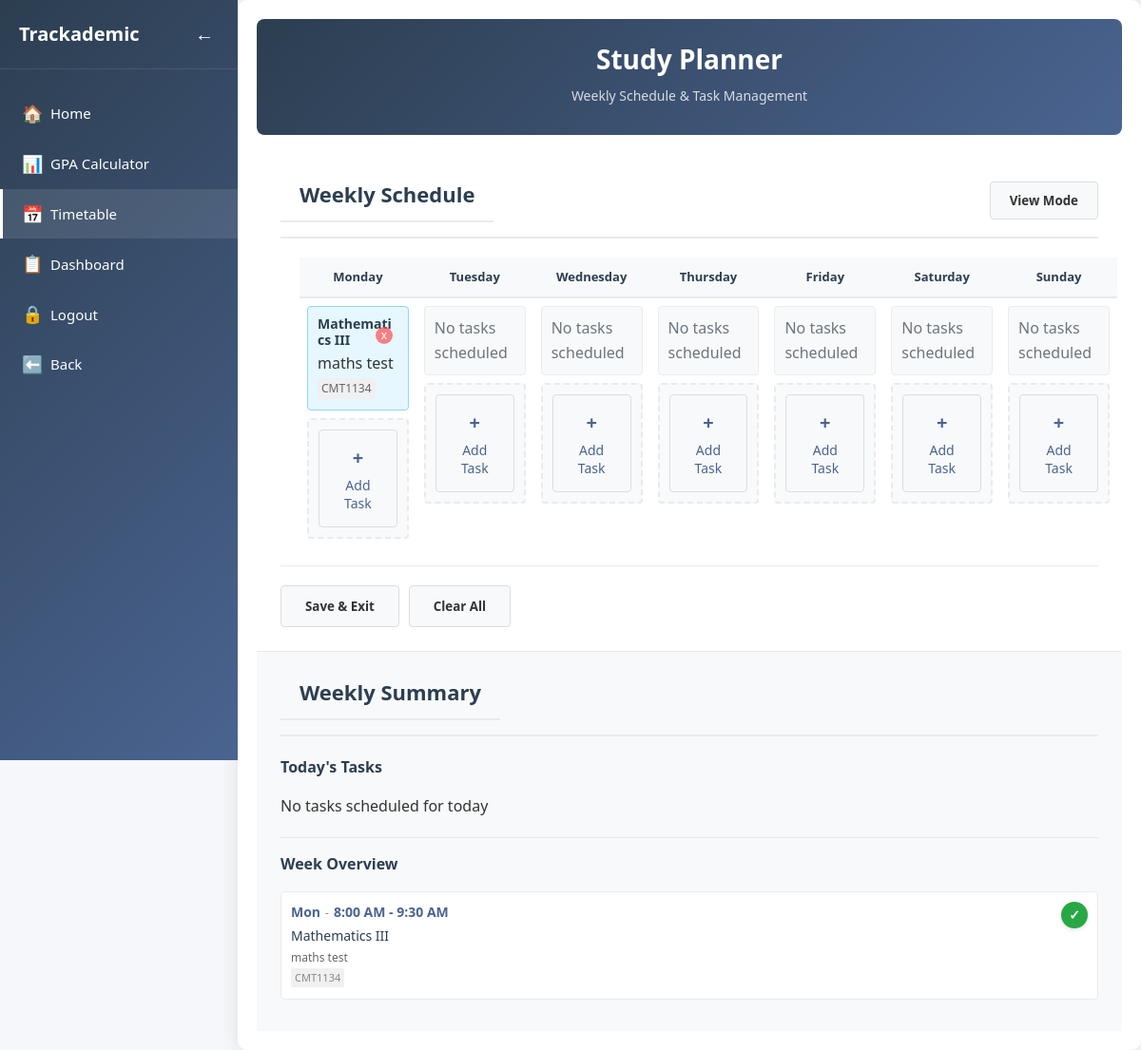
Screenshot of /trackademic/edit_timetable (signed in) with the database file from the repository.
### tables this page shows
CREATE TABLE timetable (
        timetable_id INTEGER PRIMARY KEY AUTOINCREMENT,
        subject_id INTEGER NOT NULL,
        user_id INTEGER NOT NULL,
        day INTEGER NOT NULL,
        time_slot TEXT NOT NULL,
        task_description TEXT DEFAULT '',
        FOREIGN KEY (subject_id) REFERENCES subjects(subject_id),
        FOREIGN KEY (user_id) REFERENCES trackademic_users(user_id),
        UNIQUE(user_id, day, time_slot)
    );

CREATE TABLE subjects (
        subject_id INTEGER PRIMARY KEY AUTOINCREMENT,
        subject_name TEXT NOT NULL UNIQUE,
        subject_code TEXT UNIQUE,
        credit_hours INTEGER DEFAULT 3,
        task_description TEXT DEFAULT ''
    );

### app.py (the view)
@app.route('/trackademic/edit_timetable')
def edit_timetable():
    if 'user_id' not in session:
        return redirect('/login')
    user_id = session['user_id']
    conn = get_db_connection()
    subjects = conn.execute('SELECT * FROM subjects ORDER BY subject_id').fetchall()
    timetable_data = conn.execute('''
        SELECT t.*, s.subject_name, s.subject_code, t.task_description
        FROM timetable t
        JOIN subjects s ON t.subject_id = s.subject_id
        WHERE t.user_id = ?
        ORDER BY t.day, t.time_slot
    ''', (user_id,)).fetchall()
    schedule = {}
    for item in timetable_data:
        day = item['day']
        time_slot = item['time_slot']
        if day not in schedule:
            schedule[day] = {}
        schedule[day][time_slot] = {
            'subject_name': item['subject_name'],
            'subject_code': item['subject_code'],
            'time_slot': time_slot,
            'task_description': item['task_description'],
            'subject_id': item['subject_id'],
            'timetable_id': item['timetable_id']
        }
    today_schedule = get_today_schedule(user_id)
    weekly_summary = get_weekly_summary(user_id)
    conn.close()
    completed_tasks = session.get('completed_tasks', {})
    return render_template('timetable.html', subjects=subjects, schedule=schedule,
                          edit_mode=True, today_schedule=today_schedule,
                          weekly_summary=weekly_summary, completed_tasks=completed_tasks,
                          app_mode='trackademic')

### templates/timetable.html (shortened to what this page needs)
<!DOCTYPE html>
<html lang="en">
<head>
    <link rel="stylesheet" href="{{ url_for('static', filename='calculator.css') }}">
    <link rel="stylesheet" href="{{ url_for('static', filename='styles.css') }}">
</head>
<body>
    <nav class="sidebar">
        <div class="sidebar-header">
            <h2>Trackademic</h2>
            <label for="sidebar-toggle" class="toggle-btn">
                <span class="toggle-icon">←</span>
            </label>
        </div>
        <div class="nav-links">
            <a href="/trackademic" class="nav-link">
                <span class="nav-icon">🏠</span>
                <span class="nav-text">Home</span>
            </a>
            <a href="/trackademic/calculator" class="nav-link">
                <span class="nav-icon">📊</span>
                <span class="nav-text">GPA Calculator</span>
            </a>
            <a href="/trackademic/timetable" class="nav-link active">
                <span class="nav-icon">📅</span>
                <span class="nav-text">Timetable</span>
            </a>
            <a href="/social/dashboard" class="nav-link">
                <span class="nav-icon">📋</span>
                <span class="nav-text">Dashboard</span>
            </a>
            <a href="/logout" class="nav-link">
                <span class="nav-icon">🔒</span>
                <span class="nav-text">Logout</span>
            </a>
            <a href="/trackademic" class="nav-link">
                <span class="nav-icon">⬅️</span>
                <span class="nav-text">Back</span>
            </a>
        </div>
    </nav>
    <div class="main-content">
        <div class="container">
            <header>
                <h1>Study Planner</h1>
                <p class="subtitle">Weekly Schedule & Task Management</p>
            </header>
            <div class="main-layout">
                <main class="middle-column">
                    <div class="section-header">
                        <h2 class="schedule-title">Weekly Schedule</h2>
                        {% if edit_mode %}
                        <form method="GET" action="{{ url_for('timetable') }}">
                            <button type="submit" class="edit-btn">View Mode</button>
                        </form>
                        {% else %}
                        <form method="GET" action="{{ url_for('edit_timetable') }}">
                            <button type="submit" class="edit-btn">Edit Schedule</button>
                        </form>
                        {% endif %}
                    </div>
                    <section class="planner-table">
                        <table>
                            <thead>
                                <tr>
                                    <th>Monday</th>
                                    <th>Tuesday</th>
                                    <th>Wednesday</th>
                                    <th>Thursday</th>
                                    <th>Friday</th>
                                    <th>Saturday</th>
                                    <th>Sunday</th>
                                </tr>
                            </thead>
                            <tbody>
                                <tr>
                                    {% for day in range(7) %}
                                    <td class="schedule-column">
                                        <div class="schedule-grid">
                                            {% if schedule.get(day) %}
                                                {% for time_slot, subject_data in schedule[day].items() %}
                                                <div class="schedule-cell filled
                                                    {% if completed_tasks.get(day|string + '_' + time_slot|string) %}completed{% endif %}">
                                                    <div class="cell-content">
                                                        <div class="cell-subject">{{ subject_data.subject_name }}</div>
                                                        {% if subject_data.task_description %}
                                                        <div class="cell-task-description">
                                                            {{ subject_data.task_description }}
                                                        </div>
                                                        {% endif %}
                                                        <div class="cell-code">{{ subject_data.subject_code }}</div>
                                                        {% if edit_mode %}
                                                        <form method="POST" action="{{ url_for('remove_timetable') }}" class="remove-form">
                                                            <button type="submit" class="remove-btn" title="Remove">x</button>
                                                        </form>
                                                        {% endif %}
                                                    </div>
                                                </div>
                                                {% endfor %}
                                            {% else %}
                                                <div class="schedule-cell empty">
                                                    <div class="empty-state">
                                                        <span class="empty-text">No tasks scheduled</span>
                                                    </div>
                                                </div>
                                            {% endif %}
                                            {% if edit_mode %}
                                            <div class="schedule-cell empty-cell">
                                                <form method="GET" action="{{ url_for('add_subject_form') }}" class="add-form">
                                                    <button type="submit" class="add-box-btn">
                                                        <div class="add-box-content">
                                                            <span class="plus-icon">+</span>
                                                            <span class="add-text">Add Task</span>
                                                        </div>
                                                    </button>
                                                </form>
                                            </div>
                                            {% endif %}
                                        </div>
                                    </td>
                                    {% endfor %}
                                </tr>
                            </tbody>
                        </table>
                        {% if edit_mode %}
                        <div class="edit-actions">
                            <form method="GET" action="{{ url_for('timetable') }}">
                                <button type="submit" class="save-btn">Save & Exit</button>
                            </form>
                            <form method="POST" action="{{ url_for('clear_timetable') }}">
                                <button type="submit" class="clear-btn" onclick="return confirm('Clear all scheduled subjects?')">Clear All</button>
                            </form>
                        </div>
                        {% endif %}
                    </section>
                </main>
                <aside class="right-column">
                    <div class="section-header">
                        <h2 class="schedule-title">Weekly Summary</h2>
                    </div>
                    <div class="status-info">
                        <h3>Today's Tasks</h3>
                        {% if today_schedule %}
                        <ul class="today-schedule">
                            {% for item in today_schedule %}
                            <li class="{% if session.get('completed_tasks', {}).get(item.day|string + '_' + item.time_slot|string) %}completed weekly-task{% endif %}">
                                <div>
                                    <span class="schedule-time">{{ item.time_slot }}</span>
                                    <div class="schedule-subject">{{ item.subject_name }}</div>
                                    {% if item.task_description %}
                                    <small class="task-description-small">
                                        {{ item.task_description }}
                                    </small>
                                    {% endif %}
                                    <small class="subject-code-small">{{ item.subject_code }}</small>
                                </div>
                                <form method="POST" action="{{ url_for('complete_task') }}" class="complete-form">
                                    <input type="hidden" name="day" value="{{ item.day }}">
                                    <input type="hidden" name="time_slot" value="{{ item.time_slot }}">
                                    <input type="hidden" name="subject_id" value="{{ item.subject_id }}">
                                    {% if session.get('completed_tasks', {}).get(item.day|string + '_' + item.time_slot|string) %}
                                    <button type="button" class="complete-btn completed" disabled title="Task completed">
                                        ✓
                                    </button>
                                    {% else %}
                                    <button type="submit" class="complete-btn" title="Mark as done">
                                        ✓
                                    </button>
                                    {% endif %}
                                </form>
                            </li>
                            {% endfor %}
                        </ul>
                        {% else %}
                        <p class="no-tasks-message">No tasks scheduled for today</p>
                        {% endif %}
                        <h3 class="week-overview-title">Week Overview</h3>
                        {% if weekly_summary %}
                        <ul class="today-schedule">
                            {% for item in weekly_summary %}
                            <li class="{% if session.get('completed_tasks', {}).get(item.day|string + '_' + item.time_slot|string) %}completed weekly-task{% endif %}">
                                <div class="week-task-content">
                                    <div class="week-time-row">
                                        <span class="schedule-time">{{ ['Mon','Tue','Wed','Thu','Fri','Sat','Sun'][item.day] }}</span>
                                        <span class="time-separator">-</span>
                                        <span class="schedule-time">{{ item.time_slot }}</span>
                                    </div>
                                    <div class="schedule-subject">{{ item.subject_name }}</div>
                                    {% if item.task_description %}
                                    <small class="task-description-small">
                                        {{ item.task_description }}
                                    </small>
                                    {% endif %}
                                    <small class="subject-code-small">{{ item.subject_code }}</small>
                                </div>
                                <form method="POST" action="{{ url_for('complete_task') }}" class="complete-form">
                                    {% if completed_tasks.get(day|string + '_' + time_slot|string) %}
                                    <button type="button" class="complete-btn completed" disabled title="Task completed">
                                        ✓
                                    </button>
                                    {% else %}
                                    <button type="submit" class="complete-btn" title="Mark as done">
                                        ✓
                                    </button>
                                    {% endif %}
                                </form>
                            </li>
                            {% endfor %}
                        </ul>
                        {% else %}
                        <p class="no-tasks-message">No tasks scheduled this week</p>
                        {% endif %}
                    </div>
                </aside>
            </div>
        </div>
    </div>
</body>
</html>

### rows the page displays
timetable: subject_name "Mathematics III", task_description "maths test", subject_code "CMT1134"
subjects: day "Mon", time_slot "8:00 AM - 9:30 AM", subject_name "Mathematics III", task_description "maths test", subject_code "CMT1134"
